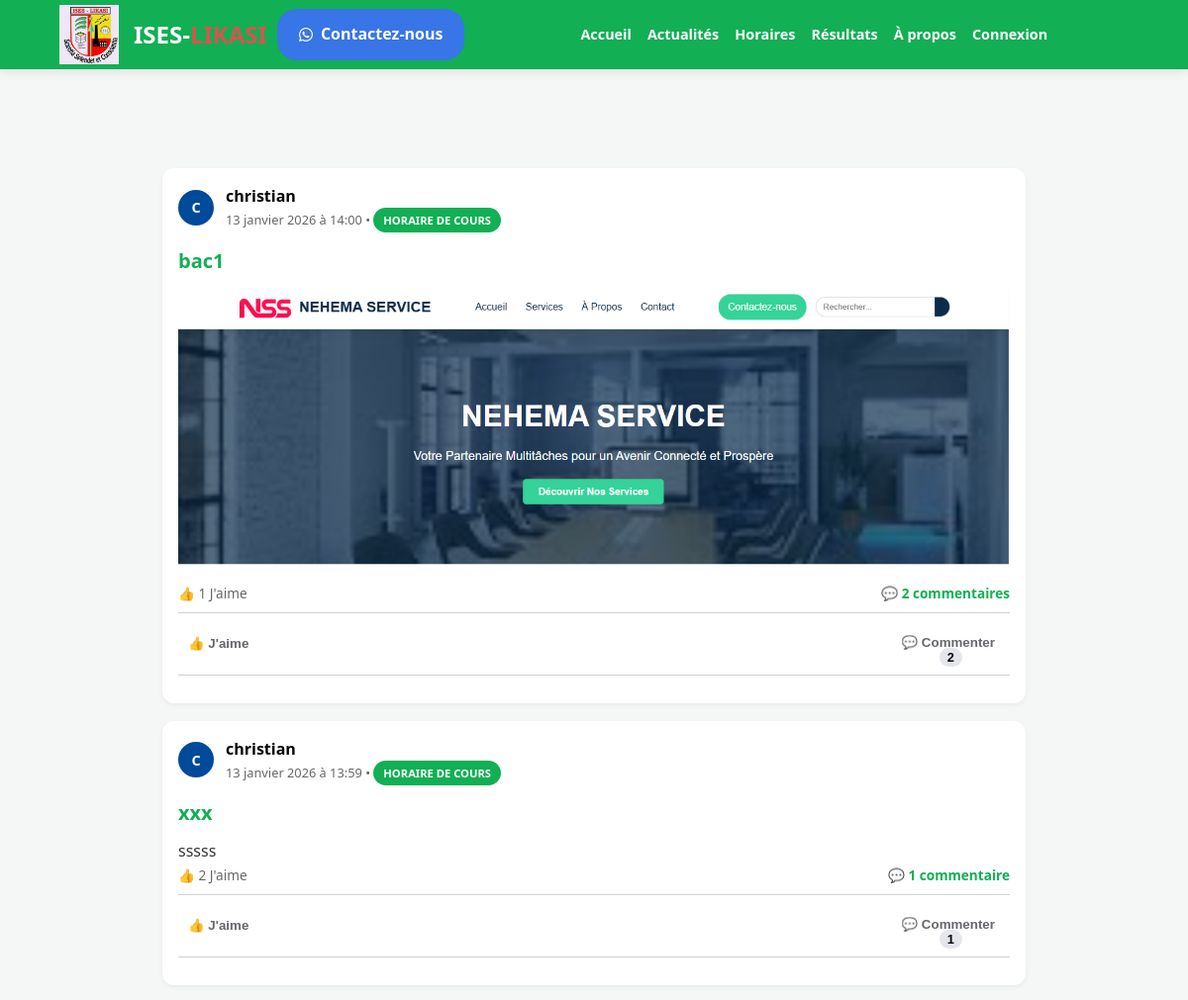
The app's page / (upper part), older data.
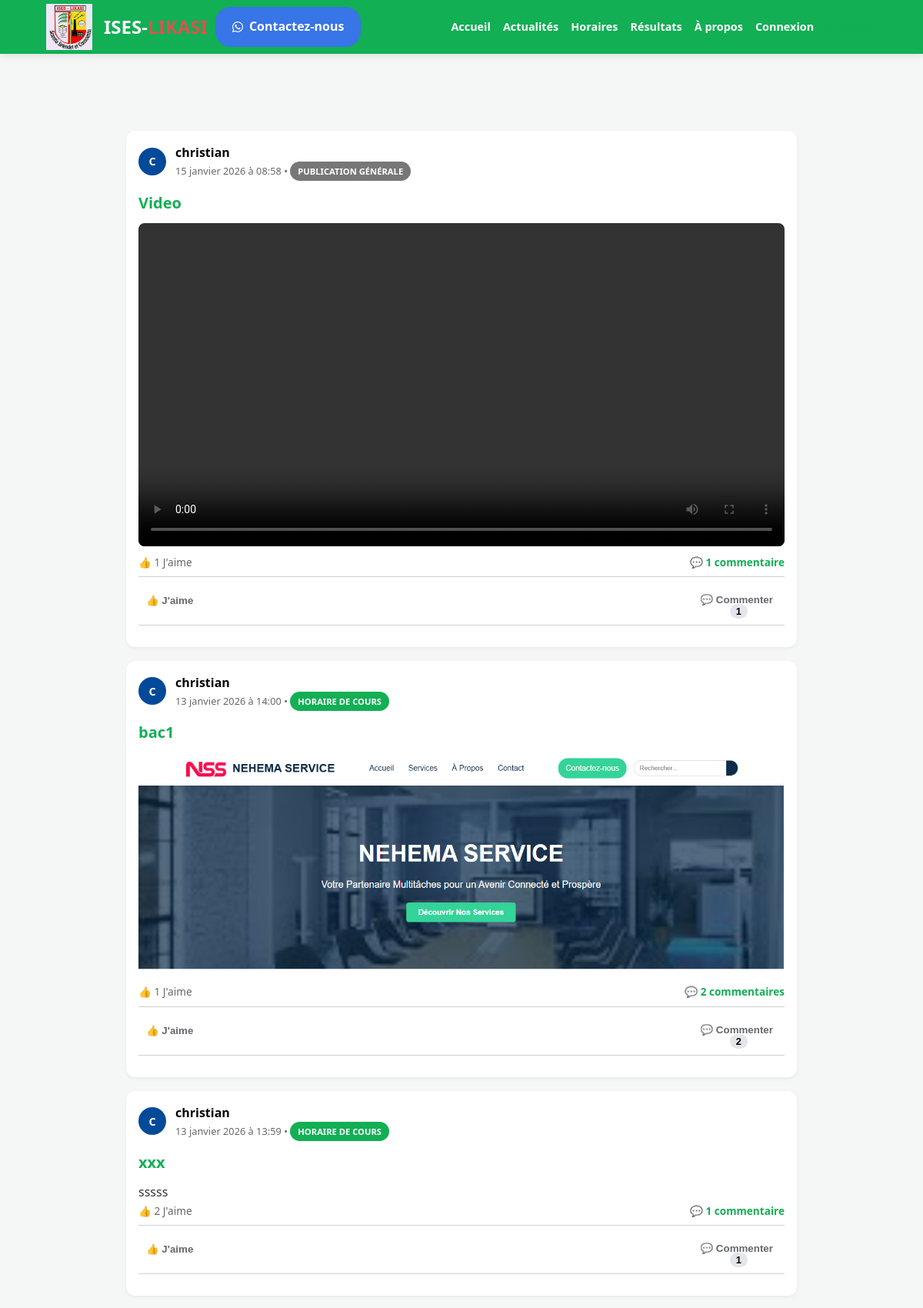
The same page, newer data.
### portal/models.py (models this page shows)
class Post(models.Model):
    POST_TYPES = (
        ('GENERAL', 'Publication Générale'),
        ('NEWS', 'Communiqué Officiel'),
        ('SCHEDULE', 'Horaire de Cours'),
    )
    author = models.ForeignKey(User, on_delete=models.CASCADE)
    post_type = models.CharField(max_length=10, choices=POST_TYPES, default='GENERAL')
    title = models.CharField(max_length=200)
    content = models.TextField()
    promotion = models.ForeignKey(Promotion, on_delete=models.CASCADE, blank=True, null=True)
    image = models.ImageField(upload_to='posts/', blank=True, null=True)
    video = models.FileField(upload_to='videos/', blank=True, null=True)
    document_pdf = models.FileField(upload_to='documents/', blank=True, null=True)
    created_at = models.DateTimeField(auto_now_add=True)
    likes = models.ManyToManyField(User, related_name='post_likes', blank=True)

### portal/views.py (the view)
# urls.py: path('', views.home_view, name='home'),
def home_view(request):
    posts = Post.objects.all().order_by('-created_at')
    return render(request, 'portal/home.html', {'posts': posts})

### portal/templates/portal/home.html (shortened to what this page needs)
{% extends 'portal/base.html' %}
{% load static %}
{% block content %}
<div class="feed-container">
    {% for post in posts %}
    <div class="post-card">
        <div class="post-header-meta">
            <div class="fb-avatar">{{ post.author.username|slice:":1"|upper }}</div>
            <div class="post-info">
                <span class="post-author-name"><strong>{{ post.author.get_full_name|default:post.author.username }}</strong></span>
                <span class="post-date">{{ post.created_at|date:"d F Y à H:i" }} • <span class="badge {{ post.post_type }}">{{ post.get_post_type_display }}</span></span>
            </div>
        </div>
        <div class="post-content">
            <h2 class="post-title">{{ post.title }}</h2>
            <p>{{ post.content|linebreaks }}</p>
            {% if post.image %}<img src="{{ post.image.url }}" class="media-full">{% endif %}
            {% if post.video %}<video controls class="media-full"><source src="{{ post.video.url }}"></video>{% endif %}
        </div>
        <div class="fb-comments-wrapper">
            <div class="fb-comment-count">
                <span>👍 {{ post.likes.count }} J'aime</span>
                <span style="font-weight: 600; color: var(--blue);">💬 {{ post.comments.count }} commentaire{{ post.comments.count|pluralize }}</span>
            </div>
            <hr class="fb-divider">
            <div class="social-interaction-btns">
                <form action="{% url 'like_post' post.id %}" method="POST" style="display:inline;">
                    <button type="submit" class="interaction-btn {% if user in post.likes.all %}active-like{% endif %}">
                        {% if user in post.likes.all %}
                            💙 J'aime
                        {% else %}
                            👍 J'aime
                        {% endif %}
                    </button>
                </form>
                <button type="button" class="interaction-btn btn-toggle-comments" onclick="toggleComments('{{ post.id }}')">
                    💬 Commenter <span class="comment-badge">{{ post.comments.count }}</span>
                </button>
            </div>
            <hr class="fb-divider">
        </div>
    </div>
    {% endfor %}
</div>
{% endblock %}

Row changes from the older to the newer data that the page shows:
added Post: author.username "C", author.get_full_name "christian", created_at "15 janvier 2026 à 08:58", post_type "PUBLICATION GÉNÉRALE", title "Video", likes.count "1", comments.count "1", shows "👍 J'aime"
